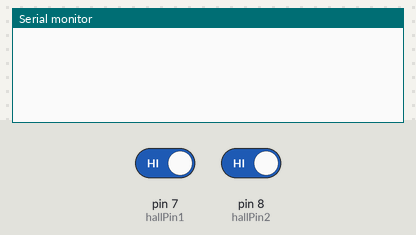
Recording of a sketch running on a simulated Arduino Uno, built with avr-gcc and run on an emulated ATmega328P. On the bench: the last lines printed to the serial monitor. The test bench sets the inputs (shaded band); at power-on: pin 8 (hallPin2) HIGH, pin 7 (hallPin1) HIGH.

Above: at 1.2 s.
1.3 s: pin 8 (hallPin2) driven LOW
At 2.1 s:
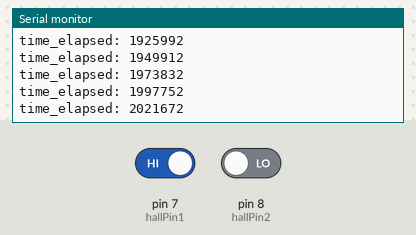
2.8 s: pin 7 (hallPin1) driven LOW
5.8 s: pin 7 (hallPin1) driven HIGH
At 6.7 s:
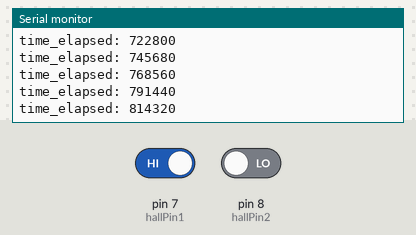
7.3 s: pin 7 (hallPin1) driven LOW
10.3 s: pin 7 (hallPin1) driven HIGH
At 11.2 s:
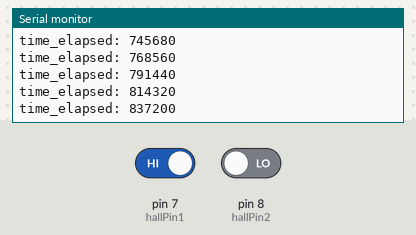
13.3 s: pin 7 (hallPin1) driven LOW
Timing chart, 0 to 16.3 s (numbered marks = the images above; inputs shaded):
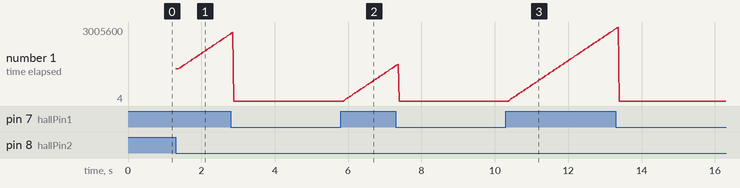

The sketch:

timer.ino
```cpp
const int hallPin1 = 7;     // the number of the hall effect sensor pin
const int hallPin2 = 8;     // the number of the hall effect sensor pin
int hallState1 = 0;         // variable for reading the hall sensor status
int hallState2 = 0;         // variable for reading the hall sensor status
long startTime ;                    // start time for stop watch
long elapsedTime ;                  // elapsed time for stop watch
void setup() {
Serial.begin(9600);

pinMode(hallPin1, INPUT); // initialize the hall effect sensor pin as an input
pinMode(hallPin2, INPUT); // initialize the hall effect sensor pin as an input


}

void loop() {


  // read the state of the hall effect sensor:
  hallState1 = digitalRead(hallPin1);
  hallState2 = digitalRead(hallPin2);

  if (hallState1 == LOW)
  {
    // Store the start time
    startTime = micros();
  }
  if (hallState2 == LOW)
  {
    // Store the elapsed time
    elapsedTime = micros() - startTime;
     Serial.print("time_elapsed: ");
  Serial.println(elapsedTime);
  }


}
```

Measured:
- after the input at 1.3 s, the serial monitor: prints a new line at once (image 1)
- after the input at 5.8 s, the serial monitor: prints a new line after 0.08 s (image 2)
- after the input at 10.3 s, the serial monitor: prints a new line after 0.08 s (image 3)
- plotted number 1: 4 → 1426880 after the input at 5.8 s, 4 → 2933840 after the input at 10.3 s
